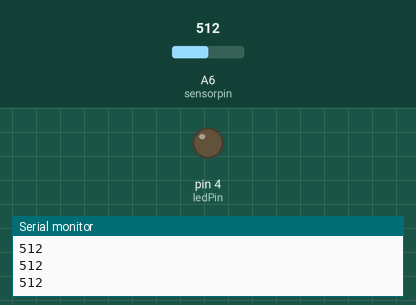
Recording of a sketch running on a simulated Arduino Nano, built with avr-gcc and run on an emulated ATmega328P. Shown: output pins drawn as LEDs (lit = HIGH), the last lines printed to the serial monitor. The test bench sets the inputs (shaded band); at power-on: A6 (sensorpin) = 512.

Above: at 1.2 s.
1.3 s: A6 (sensorpin) set to 532
At 2.4 s:
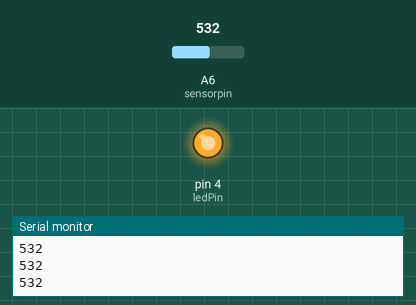
2.8 s: A6 (sensorpin) set to 511
At 4.0 s:
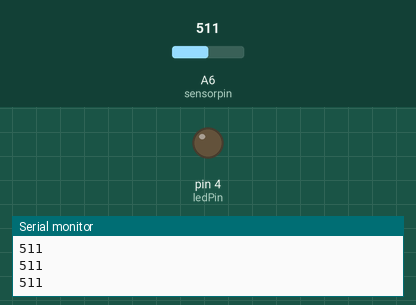
4.3 s: A6 (sensorpin) set to 716
At 4.8 s:
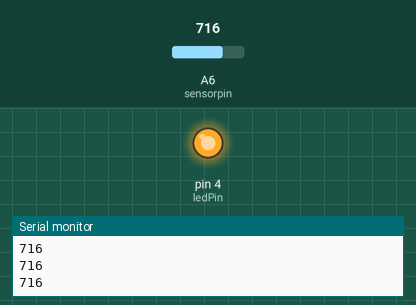
Timing chart, 0 to 7.3 s (numbered marks = the images above; inputs shaded):
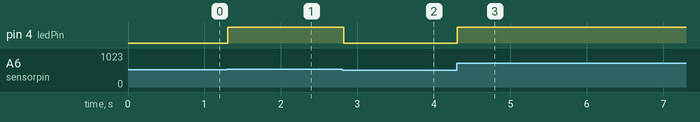

Measured:
- the behaviour switches between 513 and 514 on A6 (sensorpin) (found by bisection; images 0 and 1)
- after the input at 1.3 s, pin 4 (ledPin): LOW → HIGH at once
- after the input at 2.8 s, pin 4 (ledPin): HIGH → LOW at once
- after the input at 4.3 s, pin 4 (ledPin): LOW → HIGH at once

The sketch:

Lesson_5_Making_an_Light_Induct_LED.ino
```cpp
// Light Switch
int sensorpin = A6; // Analog input pin that the sensor is attached to
int ledPin = 4;  // LED port
int sensorValue = 0;
int outputValue = 0;

void setup() {
  pinMode(ledPin,OUTPUT);
  Serial.begin(9600);
}

// value read from the port
// value output to the PWM (analog out)
void loop() {
  // read the analog in value:
  sensorValue = analogRead(sensorpin);

  // map it to the range of the analog out:
  outputValue = map(sensorValue, 0, 1023, 0, 255);
  Serial.println(sensorValue);

  // change the analog out value:
  analogWrite(ledPin, outputValue);
  delay(30);

}
```
